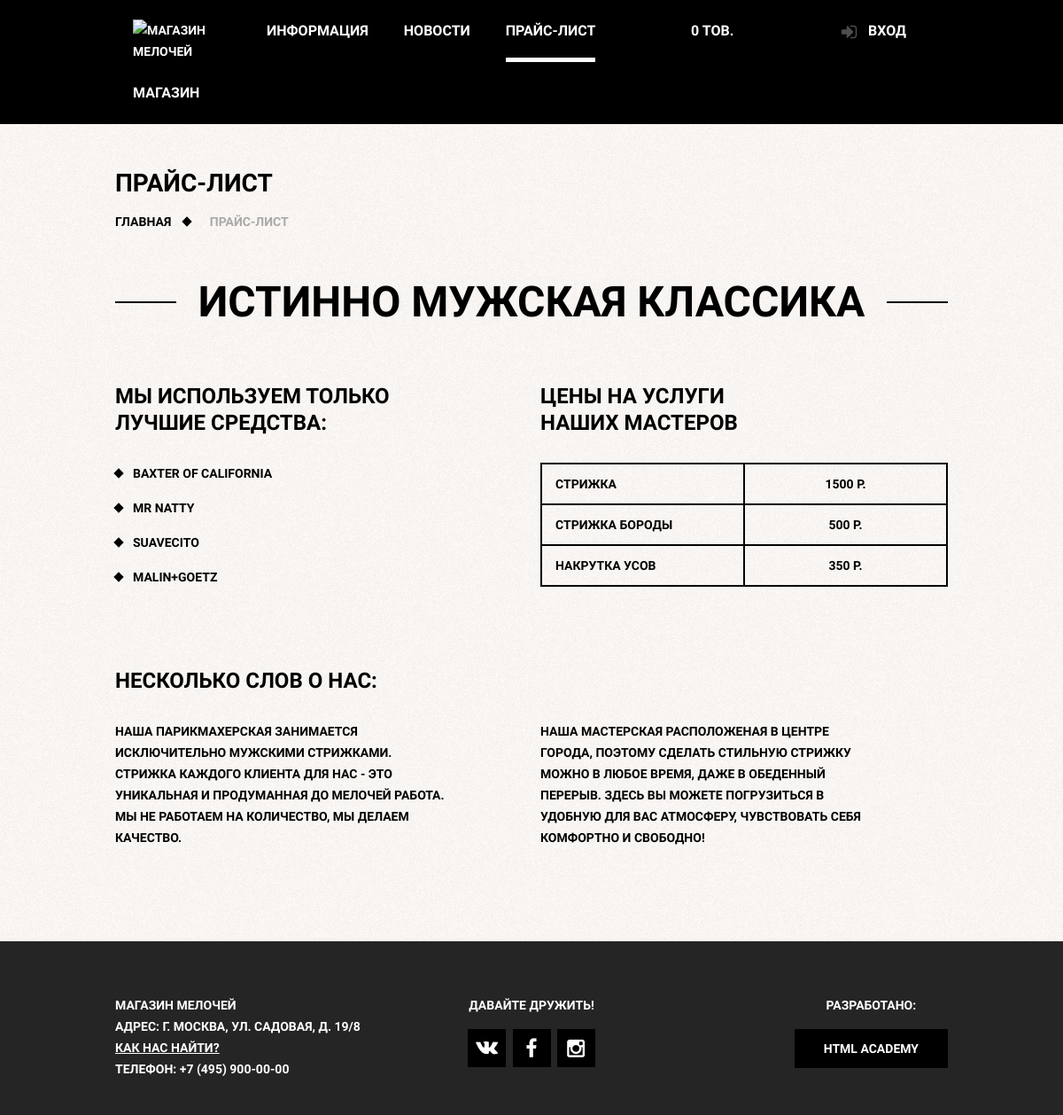
Before: /price/ with the older database file.
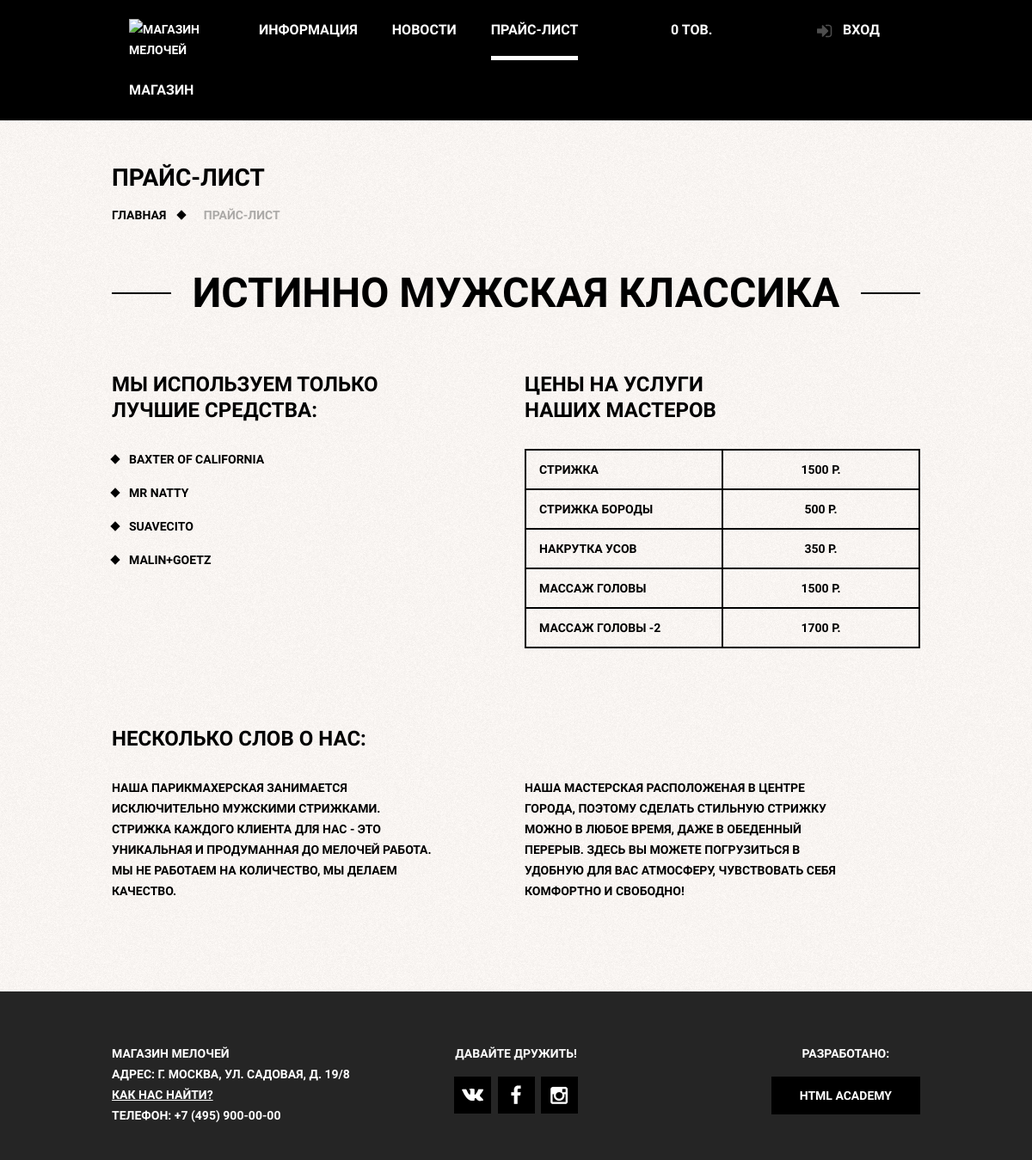
After: the same page with the newer database file.
### barber_baseapp/models.py (models this page shows)
class Price(models.Model):
    service_name = models.CharField(max_length=30)
    price = models.DecimalField(max_digits=5, decimal_places=0)

### barber_baseapp/views.py (the view)
# urls.py: path('price/', PriceListView.as_view(), name='price_page'),
class PriceListView(ListView):
	model = Price
	template_name = 'barber_baseapp/price.html'
	context_object_name = 'price'

### barber_account/context_processors.py (called while the page is built)
def loginform(request):
    return {'form': LoginForm}

### barber_cart/cart.py (called while the page is built)
    def __len__(self):
        return sum(item['quantity'] for item in self.cart.values())

### barber_cart/context_processors.py (called while the page is built)
def cart(request):
	return {'cart': Cart(request)}

### barber_baseapp/templates/barber_baseapp/price.html (shortened to what this page needs)
{% extends 'base.html' %}
{% load static %}
{% block bodyclass%}
	class="inner-page"
{% endblock %}
{% block content %}
    <h1 class="inner-page-title">
        Прайс-лист
    </h1>
    <ul class="breadcrumbs">
        <li><a href="{% url 'main_page' %}">Главная</a></li>
        <li class="current">Прайс-лист</li>
    </ul>
    <div class="inner-content">
        <div class="big-heading">
            <h2>Истинно мужская классика</h2>
        </div>
        <div class="inner-columns clearfix">
            <div class="inner-columns-left">
            <h2>Мы используем только<br>лучшие средства:</h2>
            <ul class="custom-list-1">
                <li>Baxter of California</li>
                <li>Mr Natty</li>
                <li>Suavecito</li>
                <li>Malin+Goetz</li>
            </ul>
            </div>
            <div class="inner-columns-right">
            <h2>Цены на услуги<br>наших мастеров</h2>
            <table class="prices-table">
				{% for item in price %}
				<tr>
                    <td>{{ item.service_name }}</td>
                    <td>{{ item.price }} р.</td>
                </tr>
				{% endfor %}
            </table>
            </div>
        </div>
        <div class="inner-columns clearfix">
            <h2>Несколько слов о нас:</h2>
            <div class="inner-columns-left">
            <p class="short-text">Наша парикмахерская занимается исключительно мужскими
                стрижками. Стрижка каждого клиента для нас - это уникальная
                и продуманная до мелочей работа. Мы не работаем на количество,
                мы делаем качество.
            </p>
            </div>
            <div class="inner-columns-right">
            <p class="short-text">Наша мастерская расположеная в центре города, поэтому
                сделать стильную стрижку можно в любое время, даже в
                обеденный перерыв. Здесь вы можете погрузиться в удобную
                для вас атмосферу, чувствовать себя комфортно и свободно!
            </p>
            </div>
        </div>
    </div>
{% endblock %}

Changed rows visible on the page:
added Price: service_name "МАССАЖ ГОЛОВЫ", price "1500"
added Price: service_name "МАССАЖ ГОЛОВЫ -2", price "1700"
